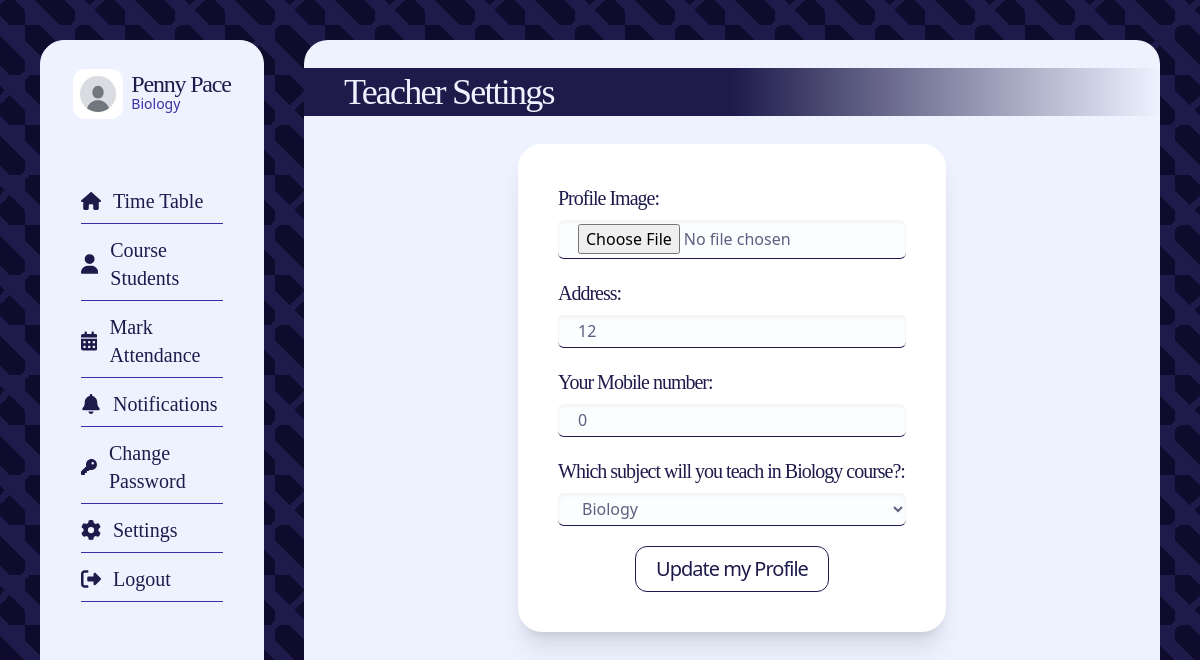
/teacher_settings/ (signed in), run on an earlier commit of the app's database.
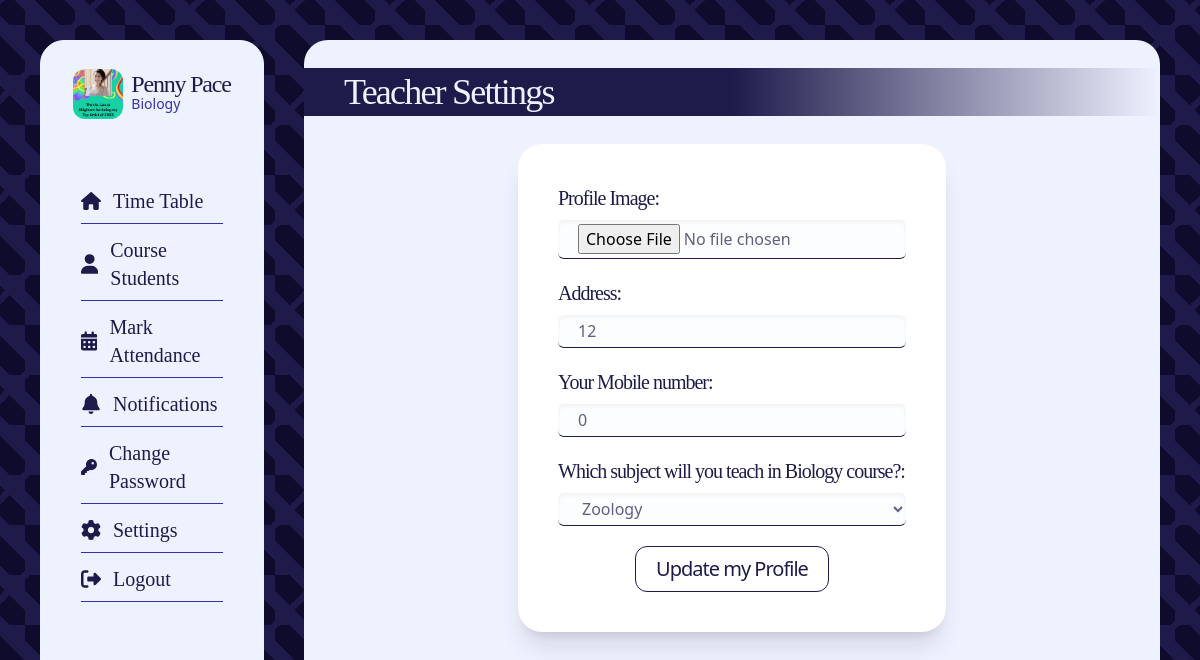
And on a later commit of the database.
### core/models.py (models this page shows, shortened)
class Teachers(models.Model):
    user = models.ForeignKey(User, on_delete=models.CASCADE)
    teacher_id = models.IntegerField()
    profile_img = models.ImageField(
        upload_to="profile_images", default="blank_profile_picture.jpg", null=True
    )
    course_id = models.ForeignKey(Courses, on_delete=models.CASCADE, null=True)
    subject_id = models.ForeignKey(Subjects, on_delete=models.CASCADE, null=True)
    address = models.CharField(max_length=100, default="")
    phone = models.IntegerField(default=0)

class Courses(models.Model):
    course_name = models.CharField(max_length=100)
    course_id = models.IntegerField()

class Subjects(models.Model):
    subject_name = models.CharField(max_length=100)
    subject_id = models.IntegerField()
    course_id = models.ForeignKey(Courses, on_delete=models.CASCADE)
    subject_credits = models.IntegerField()

### core/views.py (the view, shortened to what this page needs)
# urls.py: path("teacher_settings/", views.teacher_settings, name="teacher_settings"),
@login_required(login_url="login")
def teacher_settings(request):
    user_profile = Teachers.objects.get(user=request.user)
    subjects = Subjects.objects.filter(course_id=user_profile.course_id)
    return render(
        request,
        "teacher_settings.html",
        {"user_profile": user_profile, "subjects": subjects},
    )

### templates/teacher_settings.html (shortened to what this page needs)
{% extends "teacher_dash_base.html" %} {% block content %}
<div
	class="bg-indigo-50 backdrop-blur-sm overflow-y-scroll pb-10 rounded-3xl w-full h-full flex flex-col text-indigo-50"
>
	<h1
		class="text-4xl font-light font-serif tracking-tighter text-indigo-50 my-7 px-10 py-1 w-full bg-gradient-to-r from-indigo-950 via-indigo-950 to-transparent"
	>
		Teacher Settings
	</h1>
	<form
			action=""
			method="POST"
			enctype="multipart/form-data"
			class="p-10 rounded-3xl shadow-xl bg-white self-center text-indigo-950 flex flex-col gap-2 w-1/2"
		>
			<label for="profile" class="text-xl tracking-tighter font-serif">
				Profile Image:
			</label>
			<input
				type="file"
				name="image"
				class="text-indigo-950/70 rounded-md mb-3 bg-indigo-100/10 shadow-inner border-b px-5 py-1 border-indigo-950"
			/>
			<label for="address" class="text-xl tracking-tighter font-serif"> Address: </label>
			<input
				type="text"
				name="address"
				id="address"
				value="{{user_profile.address}}"
				class="text-indigo-950/70 rounded-md mb-3 bg-indigo-100/10 shadow-inner border-b px-5 py-1 border-indigo-950"
			/>
			<label for="phone" class="text-xl tracking-tighter font-serif"
				>Your Mobile number:
			</label>
			<input
				type="tel"
				name="phone"
				value="{{user_profile.phone}}"
				id="phone"
				class="text-indigo-950/70 rounded-md mb-3 bg-indigo-100/10 shadow-inner border-b px-5 py-1 border-indigo-950"
			/>
			<label class="text-xl tracking-tighter font-serif" for="password2"
				>Which subject will you teach in
				{{user_profile.course_id.course_name}} course?:</label
			>
			<select
				name="subject"
				id="subject"
				selected="4"
				class="text-indigo-950/70 rounded-md mb-3 bg-indigo-100/10 shadow-inner border-b px-5 py-1 border-indigo-950"
			>
				{% for subject in subjects %}
				<option
					value="{{ subject.subject_name }}"
					{% if subject.subject_name == user_profile.subject_id.subject_name %}
					selected
					{% endif %}
				>
					{{ subject.subject_name }}
				</option>
				{% endfor %}
			</select>
			<input
				type="submit"
				value="Update my Profile"
				class="tracking-tighter font-medium hover:text-indigo-50 cursor-pointer hover:bg-indigo-950 text-xl px-5 py-2 border-indigo-950 border w-fit self-center rounded-xl"
			/>
		</form>
</div>
{% endblock content %}

### templates/teacher_dash_base.html (shortened to what this page needs)
<!DOCTYPE html>
<html lang="en">
	<head>
		<script src="//cdn.tailwindcss.com"></script>
	</head>
	<body class="flex gap-10 h-screen p-10">
		<nav
			class="bg-indigo-50 backdrop-blur h-full rounded-3xl basis-1/5 border border-indigo-50 flex flex-col items-evenly"
		>
			<div
				class="profile py-2 rounded-xl flex justify-center gap-2 items-center mx-5 my-5 bg-indigo-50"
			>
				<div
					class="img bg-[url('{{user_profile.profile_img.url}}')] rounded-xl aspect-square h-[50px] bg-center bg-cover"
				></div>
				<h1
					class="text-2xl font-serif font-medium tracking-tighter text-indigo-950 leading-5"
				>
					{{user_profile.user.username}}
					<span
						class="block text-sm tracking-normal font-sans bg-indigo-50 text-indigo-800"
					>
						{{user_profile.course_id.course_name}}
					</span>
				</h1>
			</div>
			<div
				class="menu p-5 rounded-xl flex flex-col text-xl justify-center gap-3 items-center mx-5 my-5 bg-indigo-50 font-serif"
			>
				<a
					href="/teacher_dashboard/"
					class="flex gap-3 items-center border-b border-indigo-800 pb-2 w-full relative after:content-[''] after:absolute after:bottom-0 after:duration-700 text-indigo-950 hover:after:w-full after:h-1 after:bg-indigo-950 after:rounded-full after:left-0 after:w-0"
				>
					Time Table</a
				>
				<a
					href="/teacher_dashboard/td_course_students"
					class="flex gap-3 items-center border-b border-indigo-800 pb-2 w-full relative after:content-[''] after:absolute after:bottom-0 after:duration-700 text-indigo-950 hover:after:w-full after:h-1 after:bg-indigo-950 after:rounded-full after:left-0 after:w-0"
				>
					<svg
						xmlns="http://www.w3.org/2000/svg"
						height="20"
						width="20"
						viewBox="0 0 448 512"
					>
						<path
							fill="#1E1B4B"
							d="M224 256A128 128 0 1 0 224 0a128 128 0 1 0 0 256zm-45.7 48C79.8 304 0 383.8 0 482.3C0 498.7 13.3 512 29.7 512H418.3c16.4 0 29.7-13.3 29.7-29.7C448 383.8 368.2 304 269.7 304H178.3z"
						/>
					</svg>
					Course Students</a
				>
				<a
					href="/teacher_dashboard/td_mark_attendance"
					class="flex gap-3 items-center border-b border-indigo-800 pb-2 w-full relative after:content-[''] after:absolute after:bottom-0 after:duration-700 text-indigo-950 hover:after:w-full after:h-1 after:bg-indigo-950 after:rounded-full after:left-0 after:w-0"
				>
					Mark Attendance</a
				>
				<a
					href="/teacher_dashboard/td_notification"
					class="flex gap-3 items-center border-b border-indigo-800 pb-2 w-full relative after:content-[''] after:absolute after:bottom-0 after:duration-700 text-indigo-950 hover:after:w-full after:h-1 after:bg-indigo-950 after:rounded-full after:left-0 after:w-0"
				>
					Notifications</a
				>
				<a
					href="/teacher_dashboard/td_change_pass"
					class="flex gap-3 items-center border-b border-indigo-800 pb-2 w-full relative after:content-[''] after:absolute after:bottom-0 after:duration-700 text-indigo-950 hover:after:w-full after:h-1 after:bg-indigo-950 after:rounded-full after:left-0 after:w-0"
				>
					Change Password</a
				>
				<a
					href="/teacher_settings/"
					class="flex gap-3 items-center border-b border-indigo-800 pb-2 w-full relative after:content-[''] after:absolute after:bottom-0 after:duration-700 text-indigo-950 hover:after:w-full after:h-1 after:bg-indigo-950 after:rounded-full after:left-0 after:w-0"
				>
					Settings</a
				>
				<a
					href="/logout/"
					class="flex gap-3 items-center border-b border-indigo-800 pb-2 w-full relative after:content-[''] after:absolute after:bottom-0 after:duration-700 text-indigo-950 hover:after:w-full after:h-1 after:bg-indigo-950 after:rounded-full after:left-0 after:w-0"
					>
					Logout
				</a>
			</div>
		</nav>
		<div class="right-sec h-full flex-1">
			{% block content %} {% endblock content %}
		</div>
	</body>
</html>

What changed in the data, as far as the page shows it:
changed Teachers "Penny Pace": profile_img: picture added in place of a placeholder; subject (not shown) → "Zoology"
Also different on the page:
form field subject: "Biology" → (not shown)
